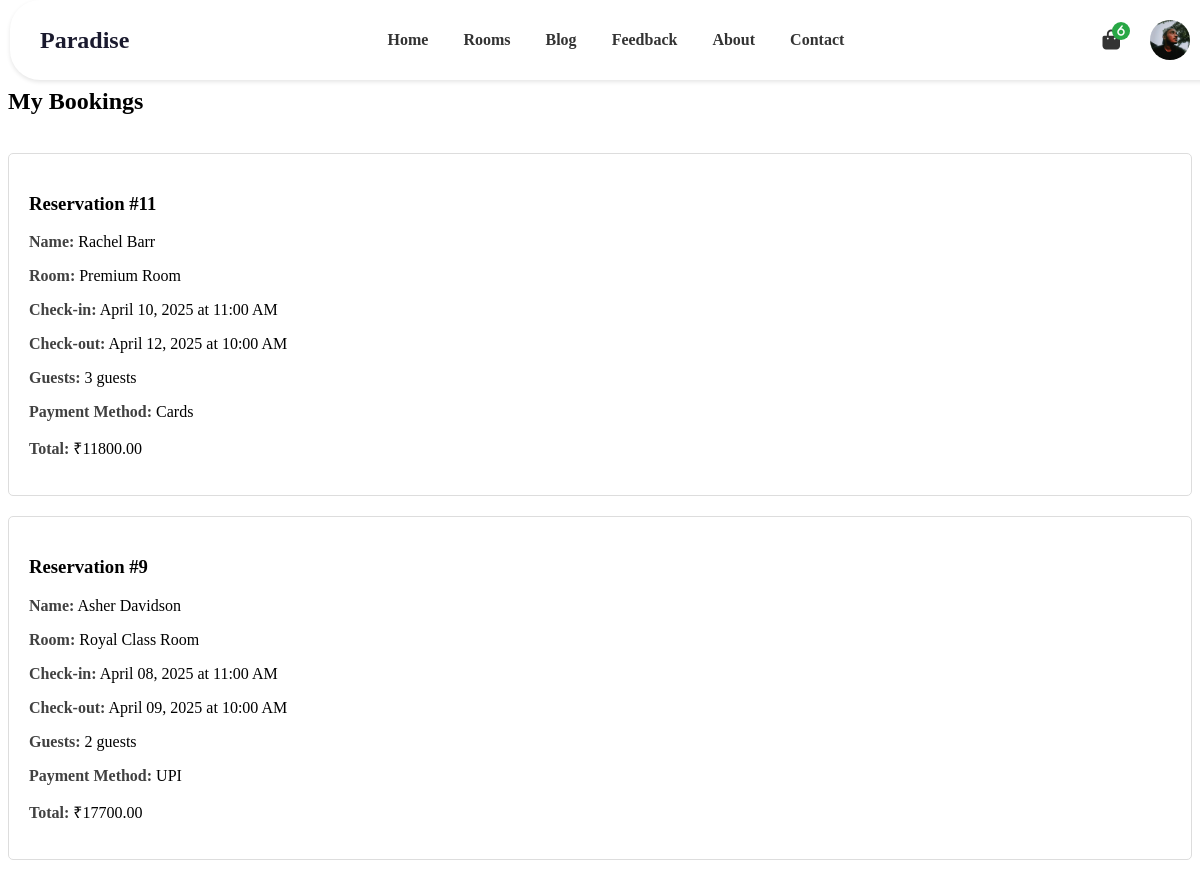
/my-bookings/ (signed in, upper part), run on an earlier commit of the app's database.
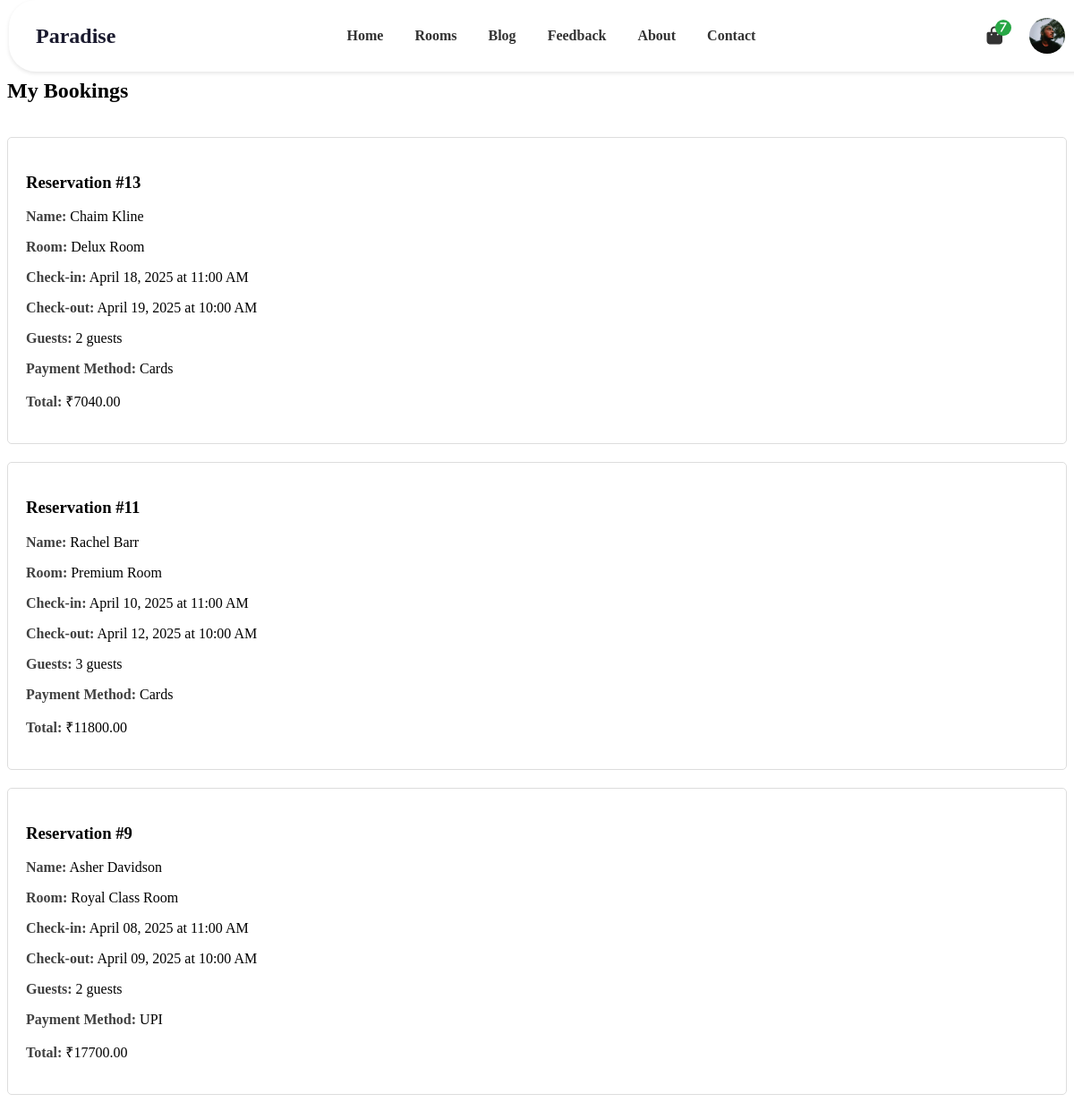
And on a later commit of the database.
### accounts/models.py (models this page shows, shortened)
class Profile(models.Model):
    user = models.OneToOneField(User, on_delete=models.CASCADE)
    phone_number = models.CharField(max_length=10, blank=True, null=True)
    profile_picture = models.ImageField(upload_to='profile_pics/', blank=True, null=True)

### rooms/models.py (models this page shows, shortened)
class Reservation(models.Model):
    room = models.ForeignKey(Room, on_delete=models.CASCADE)
    check_in_date = models.DateField()
    check_out_date = models.DateField()
    adults = models.PositiveIntegerField()
    created_at = models.DateTimeField(auto_now_add=True)
    user = models.ForeignKey(User, on_delete=models.SET_NULL, null=True, blank=True)
    first_name = models.CharField(max_length=100, null=True, blank=True)
    last_name = models.CharField(max_length=100, null=True, blank=True)
    email = models.EmailField(null=True, blank=True)
    phone = models.CharField(max_length=15, null=True, blank=True)
    address = models.CharField(max_length=200 ,null=True, blank=True)
    city = models.CharField(max_length=100, null=True, blank=True)
    state = models.CharField(max_length=100, null=True, blank=True)
    postcode = models.CharField(max_length=20, null=True, blank=True)
    adhar_id = models.CharField(max_length=20, null=True, blank=True)
    note = models.TextField(blank=True)  # Already optional
    payment_method = models.CharField(
        max_length=20,
        choices=[('pay_on_arrival', 'Pay on Arrival'), ('upi', 'UPI'), ('cards', 'Cards')],
        null=False,  # Optional for now
        blank=False,
        default='pay_on_arrival',
    )
    subtotal = models.DecimalField(max_digits=10, decimal_places=2, default=0.00)
    gst = models.DecimalField(max_digits=10, decimal_places=2, default=0.00)
    total = models.DecimalField(max_digits=10, decimal_places=2, default=0.00)
    coupon = models.ForeignKey(Coupon, on_delete=models.SET_NULL, null=True, blank=True)
    discount_applied = models.DecimalField(max_digits=10, decimal_places=2, default=0.00)

class Room(models.Model):
    SIZE_CHOICES = (
        ('S', 'Single Bedroom'),
        ('D', 'Double Bedroom'),
        ('T', 'Triple Bedroom'),
    )
    name = models.CharField(max_length=100)
    category = models.ForeignKey(RoomCategory, on_delete=models.SET_NULL, null=True)
    capacity = models.PositiveIntegerField()
    size = models.CharField(max_length=1, choices=SIZE_CHOICES)
    description = models.TextField()
    price = models.DecimalField(max_digits=10, decimal_places=2)
    image = models.ImageField(upload_to='rooms/', blank=True, null=True)
    objects = RoomManager()

### rooms/views.py (the view)
# urls.py: path('my-bookings/', views.my_bookings, name='my_bookings'),
@login_required
def my_bookings(request):
    bookings = Reservation.objects.filter(user=request.user).order_by('-created_at')
    context = {'bookings': bookings}
    return render(request, 'rooms/mybookings.html', context)

### footer/context_processors.py (called while the page is built)
def footer_text(request):
    footer_obj = FooterText.objects.first()  # Get the first entry
    return {'footer_text_obj': footer_obj}

### rooms/context_processors.py (called while the page is built)
def booking_count(request):
    if request.user.is_authenticated:
        count = Reservation.objects.filter(user=request.user).count()
    else:
        count = 0
    return {'booking_count': count}

### templates/rooms/mybookings.html (shortened to what this page needs)
<html lang="en-US" >
<head>
    <link media="all"
        href="https://kinsley.bslthemes.com/wp-content/cache/autoptimize/1/css/autoptimize_86433fa97a80a986cad08803f18701d2.css"
        rel="stylesheet">
    <link media="only screen and (max-width: 768px)"
        href="https://kinsley.bslthemes.com/wp-content/cache/autoptimize/1/css/autoptimize_41f59b21c4bbf5bf8ff4257643b4a543.css"
        rel="stylesheet">
    {% load static %}
    <link rel="stylesheet" id="bslthms-advanced-btns-style-css"
        href="https://bslthemes.com/bslthms-advanced-btns/assets/style.css" type="text/css" media="all">
    <link rel="stylesheet" id="mphb-kbwood-datepick-css-css"
        href="https://kinsley.bslthemes.com/wp-content/cache/autoptimize/1/css/autoptimize_single_c72a62925997a10f520b96d14652edde.css"
        type="text/css" media="all">
    <link rel="stylesheet" id="elementor-post-5762-css"
        href="https://kinsley.bslthemes.com/wp-content/cache/autoptimize/1/css/autoptimize_single_54b486a773dc1fff1726e27ba12fa9c9.css"
        type="text/css" media="all">
    <link rel="stylesheet" id="elementor-post-9-css"
        href="https://kinsley.bslthemes.com/wp-content/cache/autoptimize/1/css/autoptimize_single_7d81b387e4ac0890cded7d9e00a15169.css"
        type="text/css" media="all">
</head>
<body>
    {% include 'navbar.html' %}
    <div class="knsl-app">
        <div id="post-9" class="post-9 page type-page status-publish hentry">
            <div data-elementor-type="wp-page" data-elementor-id="9" class="elementor elementor-9">
                <section class="elementor-section elementor-top-section elementor-element elementor-element-35098dab elementor-section-boxed elementor-section-height-default elementor-section-height-default" data-id="35098dab" data-element_type="section">
                    <div class="elementor-container elementor-column-gap-default">
                        <div class="elementor-column elementor-col-100 elementor-top-column elementor-element elementor-element-48d7eda8" data-id="48d7eda8" data-element_type="column">
                            <div class="elementor-widget-wrap elementor-element-populated">
                                <div class="elementor-element elementor-element-57346c9f elementor-widget elementor-widget-shortcode" data-id="57346c9f" data-element_type="widget" data-widget_type="shortcode.default">
                                    <div class="elementor-widget-container">
                                        <div class="elementor-shortcode">
                                            <div class="mphb_sc_checkout-wrapper">
                                                <h1>My Bookings</h1>
                                                <br>
                                                {% if bookings %}
                                                    {% for booking in bookings %}
                                                        <section class="mphb-checkout-section" style="border: 1px solid #ddd; padding: 20px; margin-bottom: 20px; border-radius: 5px;">
                                                            <h3>Reservation #{{ booking.id }}</h3>
                                                            <p><strong style="color: #414141;">Name:</strong> {{ booking.first_name }} {{ booking.last_name }}</p>
                                                            <p><strong style="color: #414141;">Room:</strong> {{ booking.room.name }}</p>
                                                            <p><strong style="color: #414141;">Check-in:</strong> {{ booking.check_in_date|date:"F d, Y" }} at 11:00 AM</p>
                                                            <p><strong style="color: #414141;">Check-out:</strong> {{ booking.check_out_date|date:"F d, Y" }} at 10:00 AM</p>
                                                            <p><strong style="color: #414141;">Guests:</strong> {{ booking.adults }} guest{{ booking.adults|pluralize }}</p>
                                                            <p><strong style="color: #414141;">Payment Method:</strong> {{ booking.get_payment_method_display }} </p>
                                                            <p><strong style="color: #414141;">Total:</strong> ₹{{ booking.total }}</p>
                                                        </section>
                                                    {% endfor %}
                                                {% else %}
                                                    <p>You have no bookings.</p>
                                                {% endif %}
                                            </div>
                                        </div>
                                    </div>
                                </div>
                            </div>
                        </div>
                    </div>
                </section>
            </div>
        </div>
    </div>
    {% include 'footer.html' %}
</body>
</html>

### templates/navbar.html (shortened to what this page needs)
{% load static %}
<link rel="stylesheet" href="https://cdnjs.cloudflare.com/ajax/libs/font-awesome/6.7.2/css/all.min.css" />
<nav style="position: fixed; top: 0px; left: 10px; display: flex; justify-content: space-between; align-items: center; padding: 0px 30px; background-color: white; z-index: 99; width: 100%; height: 80px; box-shadow: 0 2px 4px rgba(0, 0, 0, 0.1); border-radius: 30px 30px 30px 30px;">
    <a href="{% url 'home' %}" style="text-decoration: none; font-size: 24px; font-weight: bold; color: #1a1a2e;">Paradise </a>
    <div class="menu" style="display: flex; gap: 35px;">
        <a href="{% url 'home' %}" style="text-decoration: none; color: #333; font-size: 16px; font-weight: 600; transition: color 0.3s ease;">Home</a>
        <a href="{% url 'rooms:room_list' %}" style="text-decoration: none; color: #333; font-size: 16px; font-weight: 600; transition: color 0.3s ease;">Rooms</a>
        <a href="{% url 'blog:blog_list' %}" style="text-decoration: none; color: #333; font-size: 16px; font-weight: 600; transition: color 0.3s ease;">Blog</a>
        <a href="{% url 'feedback:feedback_list' %}" style="text-decoration: none; color: #333; font-size: 16px; font-weight: 600; transition: color 0.3s ease;">Feedback</a>
        <a href="{% url 'about' %}" style="text-decoration: none; color: #333; font-size: 16px; font-weight: 600; transition: color 0.3s ease;">About</a>
        <a href="{% url 'contact:contact_us' %}" style="text-decoration: none; color: #333; font-size: 16px; font-weight: 600; transition: color 0.3s ease;">Contact</a>
    </div>
    <div style="display: flex; align-items: center; gap: 15px; margin-right: 50px;">
        <a href="{% url 'rooms:my_bookings' %}">
            <i class="fas fa-shopping-bag" style="font-size: 20px; color: #333; position: relative;">
                <span style="position: absolute; top: -8px; right: -10px; background-color: #28A745; color: white; font-size: 12px; font-weight: bold; border-radius: 50%; width: 18px; height: 18px; display: flex; justify-content: center; align-items: center;">{{ booking_count }}</span>
            </i>
        </a>
        <br>
        {% if user.is_authenticated %}
            <a href="{% url 'accounts:profile' %}">
                <img src="{% if user.profile.profile_picture %}{{ user.profile.profile_picture.url }}{% else %}{% static 'images/profile_placeholder.jpg' %}{% endif %}" alt="Profile Picture" style="width: 40px; height: 40px; border-radius: 50%; object-fit: cover; cursor: pointer; transition: transform 0.2s ease;">
            </a>
        {% else %}
            <a href="{% url 'accounts:login_page' %}">
                <img src="{% static 'images/profile_placeholder.jpg' %}" alt="Login" style="width: 40px; height: 40px; border-radius: 50%; object-fit: cover; cursor: pointer; transition: transform 0.2s ease;">
            </a>
        {% endif %}
    </div>
</nav>

### templates/footer.html (shortened to what this page needs)
{% load static %}
<link rel="stylesheet" href="{% static 'footer.css' %}">

### templates/navbar.html (style rules this page uses)
body { padding-top: 80px !important; }

What changed in the data, as far as the page shows it:
added Reservation: id "13", first_name "Chaim", last_name "Kline", room.name "Delux Room", check_in_date "April 18, 2025", check_out_date "April 19, 2025", adults "2", payment_method "Cards", total "7040.00"
Also different on the page:
{{ booking_count }}: "6" → "7"
